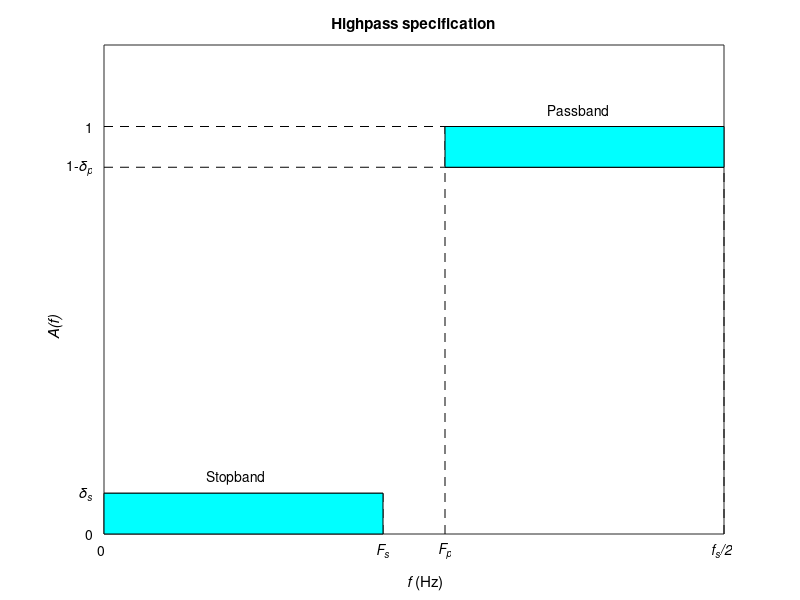

MATLAB code for this plot: (Note: this script raises an error after producing the figure.)
function fig5_7

% FIGURE 5.7:  Highpass filter specifications (linear) 

clc
clear
fprintf ('Figure 5.7: Highpass filter specifications (linear)\n\n')

% Draw lines

delta_p = 0.1;
delta_s = 0.1;
F_s = 0.45;
F_p = 0.55;
figure
plot ([0 F_p],[1 1],'--k',[0 F_p],[1-delta_p 1-delta_p],'--k')
axis ([0 1 0 1.2])
hold on
plot ([F_p F_p],[0 1],'--k')
plot ([F_s F_s],[0 delta_s],'--k')
plot ([1 1],[0 1-delta_p],'--k')
plot ([F_p 1],[1 1],'k',[F_p 1],[1-delta_p 1-delta_p],'k')
plot ([0 F_s],[delta_s delta_s],'k')
fill ([F_p 1 1 F_p],[1-delta_p 1-delta_p 1 1],'c')
fill ([0 F_s F_s 0],[0 0 delta_s delta_s],'c')

% Add labels

dx = 0.01;
dy = 0.04;
text (-0.03,1,'1')
text (-0.06,1-delta_p,'1-{\it\delta_p}')
text (-0.04,delta_s,'\it{\delta_s}')
text (-0.03,0,'0')
text (0-dx,-dy,'0')
text (F_p-dx,-dy,'\it{F_p}')
text (F_s-dx,-dy,'\it{F_s}')
text (1-2*dx,-dy,'\it{f_s/2}')
text (F_s/2-6*dx,delta_s+dy,'Stopband')
text ((F_p+1)/2-6*dx,1+dy,'Passband')
set (gca,'Xtick',[])
set (gca,'Ytick',[])
title ('Highpass specification')
text (0.5-dx,-3*dy,'{\itf }(Hz)','Fontsize',11)
text (-8*dx,0.5-dy/2,'\it{A(f)}','Rotation',90,'Fontsize',11)
f_wait
